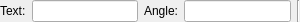
<ui version="4.0" >
 <author></author>
 <comment></comment>
 <exportmacro></exportmacro>
 <class>QG_TextOptions</class>
 <widget class="QWidget" name="QG_TextOptions" >
  <property name="geometry" >
   <rect>
    <x>0</x>
    <y>0</y>
    <width>300</width>
    <height>22</height>
   </rect>
  </property>
  <property name="sizePolicy" >
   <sizepolicy>
    <hsizetype>4</hsizetype>
    <vsizetype>5</vsizetype>
    <horstretch>0</horstretch>
    <verstretch>0</verstretch>
   </sizepolicy>
  </property>
  <property name="minimumSize" >
   <size>
    <width>280</width>
    <height>22</height>
   </size>
  </property>
  <property name="maximumSize" >
   <size>
    <width>300</width>
    <height>22</height>
   </size>
  </property>
  <layout class="QHBoxLayout" >
   <property name="margin" >
    <number>0</number>
   </property>
   <property name="spacing" >
    <number>6</number>
   </property>
   <item>
    <widget class="QLabel" name="lText" >
     <property name="text" >
      <string>Text:</string>
     </property>
    </widget>
   </item>
   <item>
    <widget class="QLineEdit" name="leText" >
     <property name="minimumSize" >
      <size>
       <width>60</width>
       <height>0</height>
      </size>
     </property>
    </widget>
   </item>
   <item>
    <widget class="QLabel" name="lAngle" >
     <property name="text" >
      <string>Angle:</string>
     </property>
    </widget>
   </item>
   <item>
    <widget class="QLineEdit" name="leAngle" >
     <property name="minimumSize" >
      <size>
       <width>50</width>
       <height>0</height>
      </size>
     </property>
     <property name="toolTip" >
      <string>Rotation angle</string>
     </property>
    </widget>
   </item>
   <item>
    <widget class="Line" name="sep1" >
     <property name="sizePolicy" >
      <sizepolicy>
       <hsizetype>0</hsizetype>
       <vsizetype>1</vsizetype>
       <horstretch>0</horstretch>
       <verstretch>0</verstretch>
      </sizepolicy>
     </property>
     <property name="frameShape" >
      <enum>QFrame::VLine</enum>
     </property>
     <property name="frameShadow" >
      <enum>QFrame::Sunken</enum>
     </property>
     <property name="orientation" >
      <enum>Qt::Vertical</enum>
     </property>
    </widget>
   </item>
  </layout>
 </widget>
 <pixmapfunction></pixmapfunction>
 <resources/>
 <connections/>
</ui>
